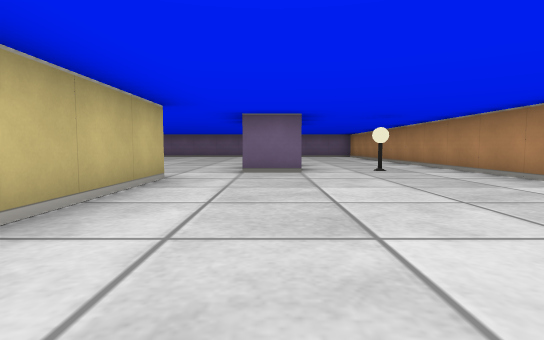
[1] (above)

17 first-person views from a walk through a cub3D ray-caster map. The camera is about half as high as the walls, tilts 4° down and sees 80° across. The floor is counted in squares. Each view is taken from the middle of a square. On the plan, view 1 faces up. The plan holds only what a view shows up to about 9 squares ahead; the rest is blank.

[2]
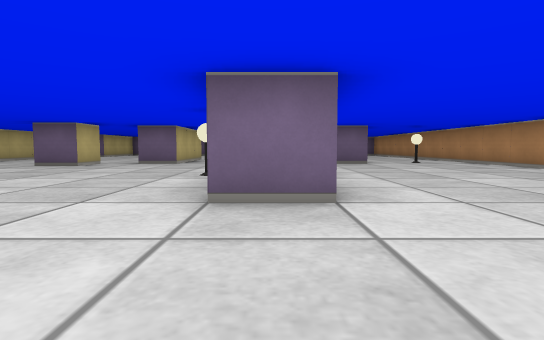

[3]
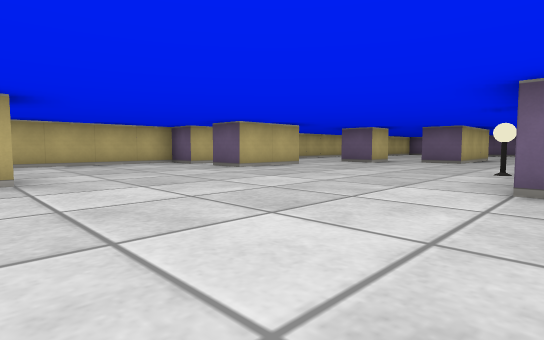

[4]
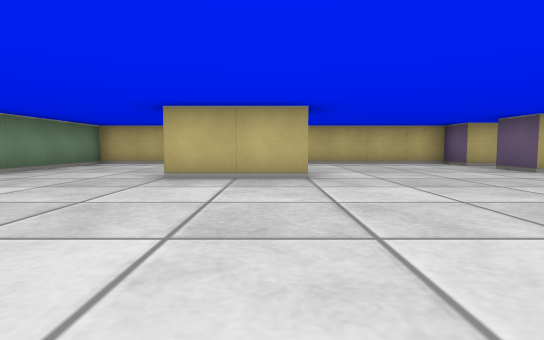

[5]
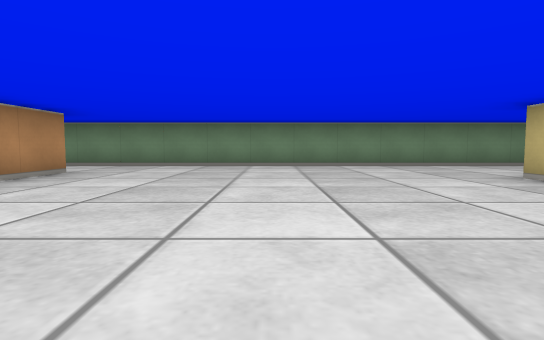

[6]
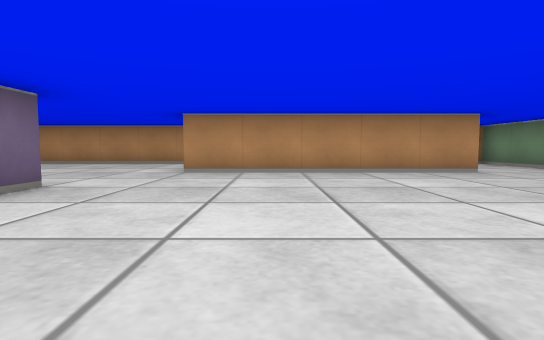

[7]
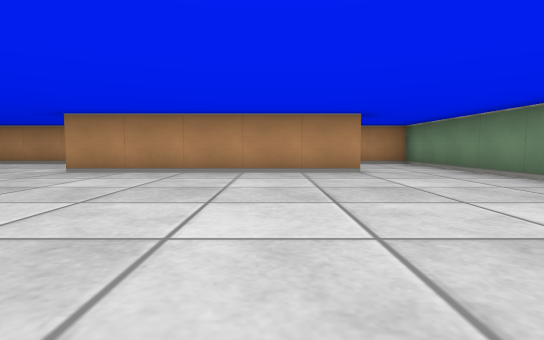

[8]
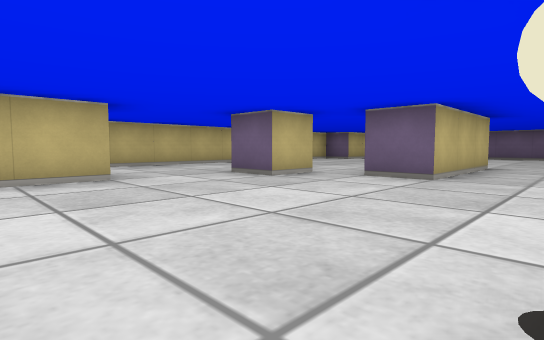

[9]
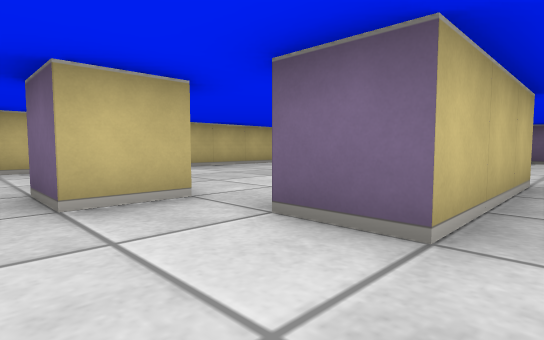

[10]
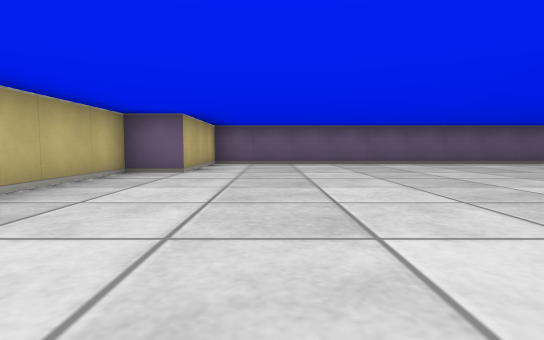

[11]
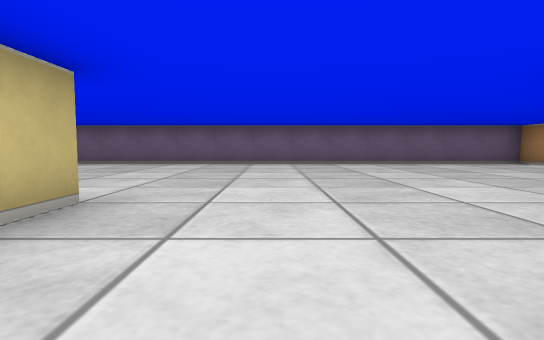

[12]
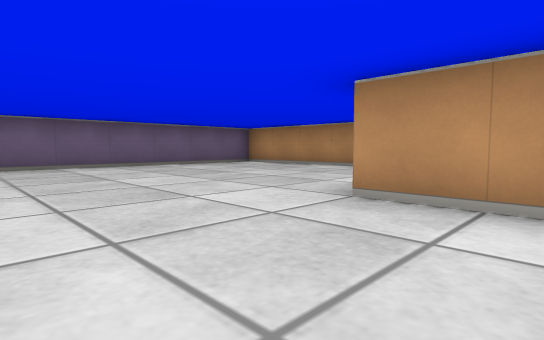

[13]
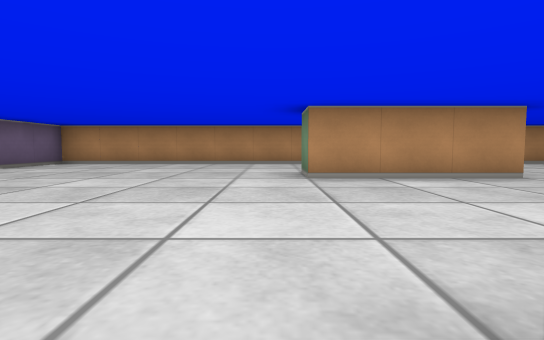

[14]
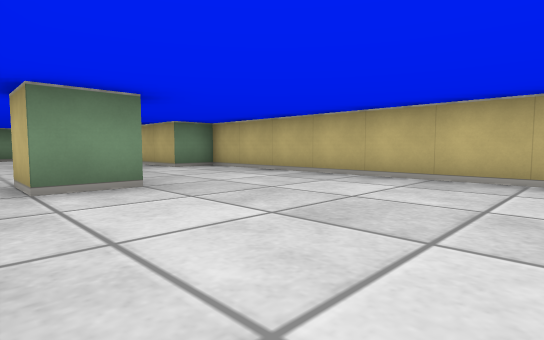

[15]
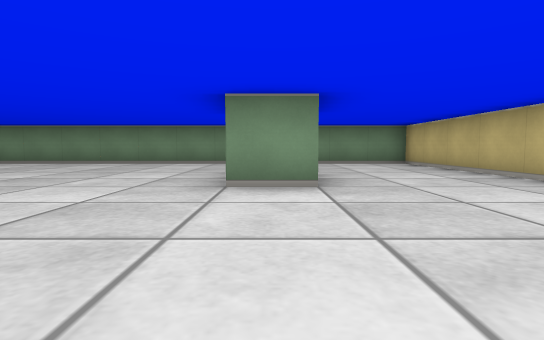

[16]
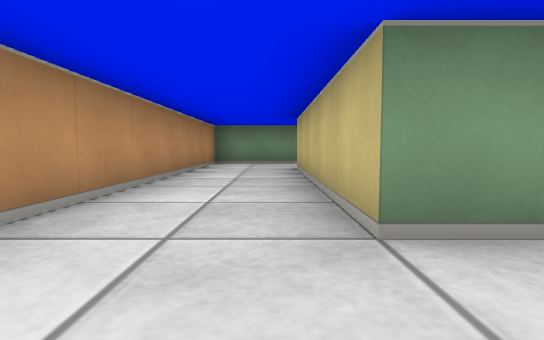

[17]
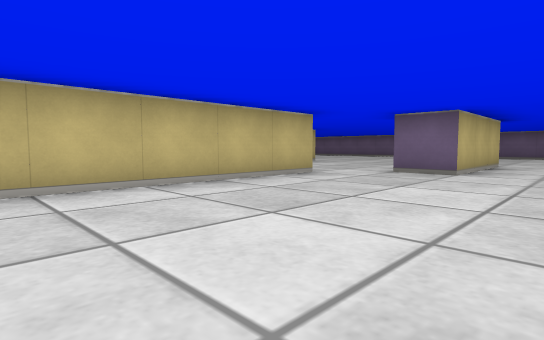

### Floor plan
Points are (right, up) in squares from view 1. A wall is a line through its corners. A room is listed if a view was taken in it or the views show most of it. See-through windows are left out.
Room 1 (views 1, 2, 3, 4, 5, 6, 7, 8, 9, 10, 11, 12, 13, 14, 15, 16, 17)
walls: (-1.5, 4.5) (-1.5, 0.2); (-0.5, 5.5) (-0.5, 8.5) (0.5, 8.5) (0.5, 5.5) (-0.5, 5.5); (-1.4, -0.5) (-2.5, -0.5); (-7.5, 2.6) (-7.5, 0.5) (-8.5, 0.5); (-7.6, 5.5) (-6.5, 5.5) (-6.5, 4.5) (-7.5, 4.5); (-4.5, 8.6) (-4.5, 5.5) (-5.5, 5.5); (-9.5, 2.5) (-9.5, 0.5) (-10.5, 0.5) (-10.5, -8.5) (3.5, -8.5) (3.5, 14.5) (-9.5, 14.5) (-9.5, 11.5) (-10.5, 11.5) (-10.5, 2.5) (-9.5, 2.5); (-7.6, -3.5) (-6.5, -3.5) (-6.5, -5.5); (0.5, -6.6) (0.5, -1.5) (1.5, -1.5) (1.5, -6.5)
objects: lamp (-3, 2); lamp (2, 6)

Positions as (right, up) in squares from view 1, and headings:
1: (0, 0), facing up
2: (-2, -3), facing up
3: (-2, -4), facing up-left
4: (-2, -4), facing left
5: (-3, -1), facing down
6: (-5, -3), facing right
7: (-5, -5), facing right
8: (-3, 1), facing up-left
9: (-4, 4), facing up-left
10: (-8, 6), facing up
11: (-3, 6), facing up
12: (-3, 7), facing up-right
13: (-5, 9), facing right
14: (-6, 9), facing down-left
15: (-7, 0), facing down
16: (2, 0), facing down
17: (2, 0), facing up-left
